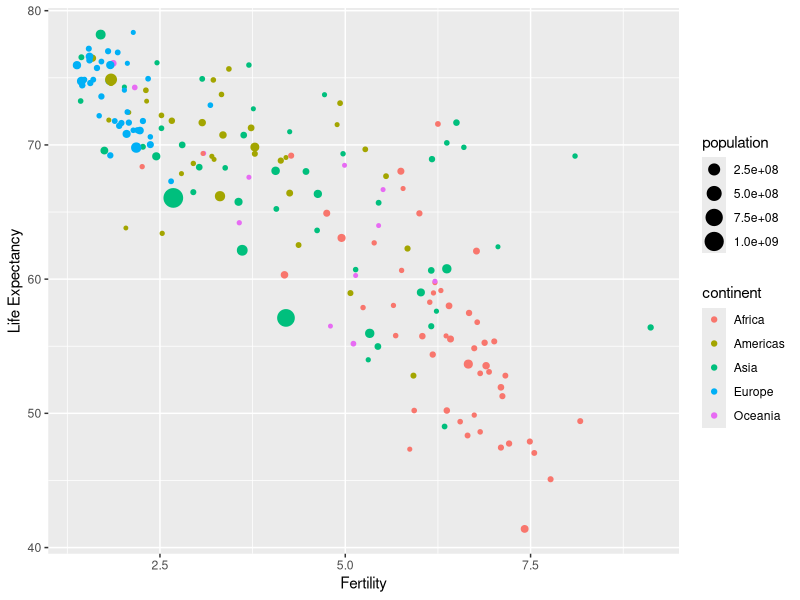
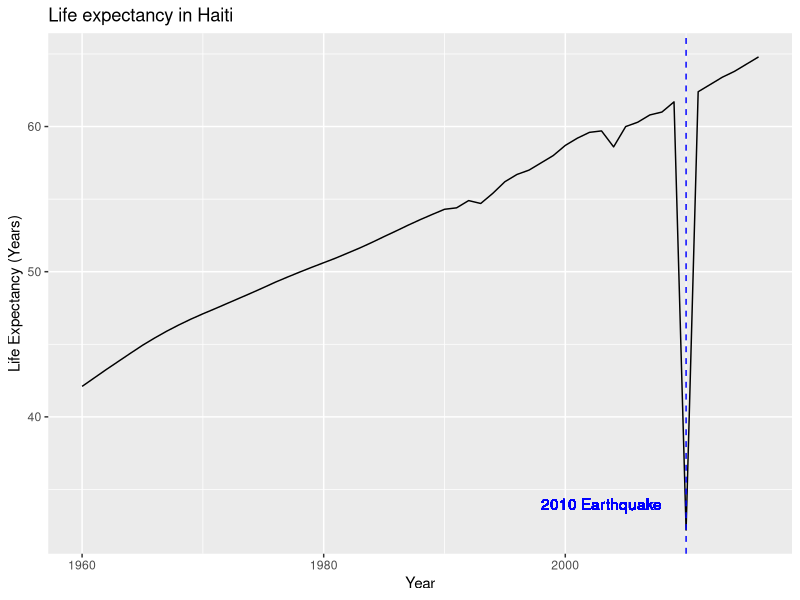
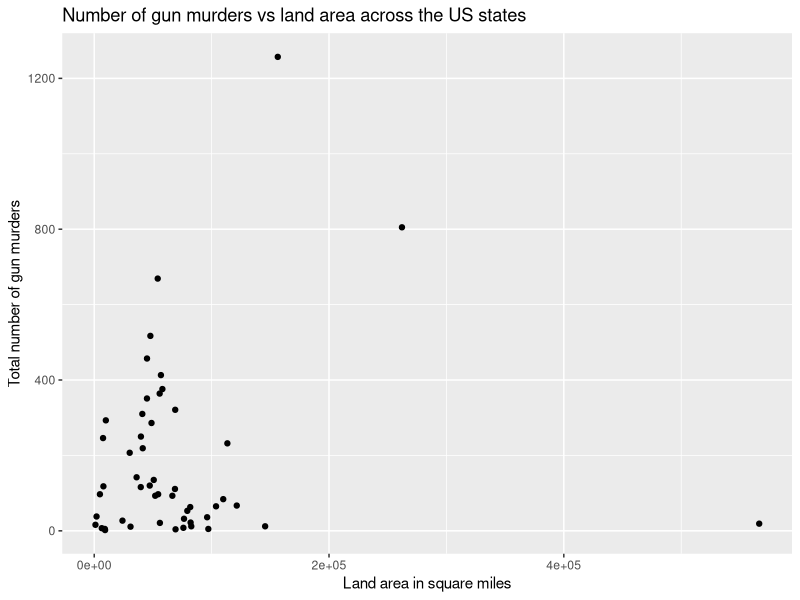
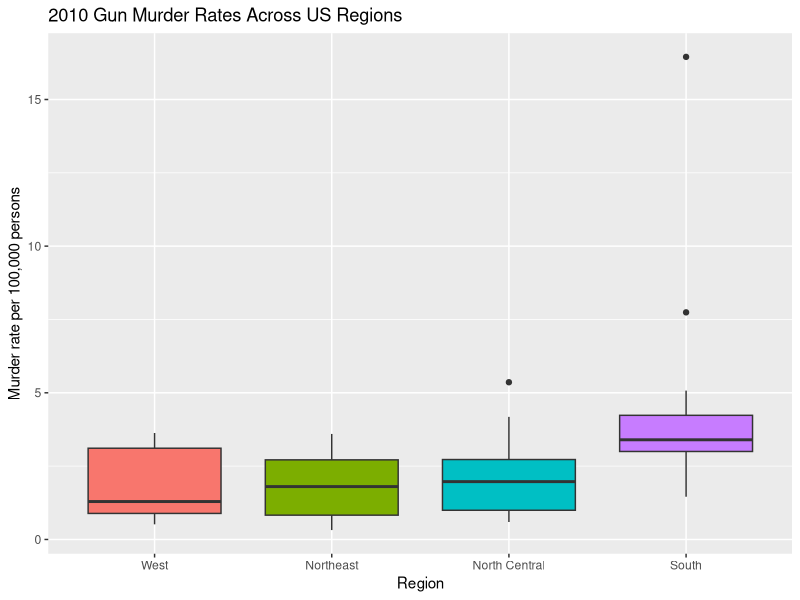

Reproduce these figures in R, in order.
## ---- chunk 1
library(dslabs)
library(dplyr)
data(gapminder)

gap_2015 <- gapminder %>%
  filter(year == 2015) %>%
  group_by(region) %>%
  summarise(avg_fertility = mean(fertility)) %>%
  arrange(desc(avg_fertility))

gap_2015
## ---- chunk 2
library(dslabs)
library(dplyr)
data(gapminder)
## ---- chunk 3
gapminder_2000 <- gapminder %>%
  filter(year == 2000) %>%
  mutate(high_life_exp = ifelse(life_expectancy > 70, 1, 0))

# Sum the number of countries with life expectancy above 70
sum(gapminder_2000$high_life_exp)

# Percentage calculation
dim(gapminder_2000) # Show the number of countries in the dataset to get denominator

100/185 # 54%

# Another way to do the calculation
sum(gapminder_2000$high_life_exp) / length(gapminder_2000$high_life_exp)
## ---- chunk 4
library(dslabs)
library(dplyr)
library(ggplot2)
data(gapminder)
## ---- chunk 5
gapminder %>% filter(year == 1986) %>%
  ggplot() +
  geom_point(aes(x = fertility, 
                 y = life_expectancy,
                 color = continent,
                 size = population)) +
  xlab("Fertility") +
  ylab("Life Expectancy")
## ---- chunk 6
library(dslabs)
library(dplyr)
data("us_contagious_diseases")

head(us_contagious_diseases)

## ---- chunk 7
data <- us_contagious_diseases %>%
  filter(disease == "Measles",
         !state %in% c("Alaska", "Hawaii")) %>%
  mutate(rate = ((count/weeks_reporting)*52) / (population/100000))

head(data)
str(data)
glimpse(data)
## ---- chunk 8
# Another way to do it

data <- us_contagious_diseases %>%
  filter(disease == "Measles",
         state != "Alaska",
         state != "Hawaii") %>%
  mutate(rate = ((count/weeks_reporting)*52) / (population/100000))

head(data)
str(data)
glimpse(data)
## ---- chunk 9
library(dslabs)
library(dplyr)
data("gapminder")

gapminder %>% filter(country == "Haiti") %>%
  ggplot(aes(year, life_expectancy)) +
  geom_line() +
  geom_vline(xintercept = 2010, lty = 2, color = "blue") +
  geom_text(aes(x = 2003, y = 34, label = "2010 Earthquake"), color = "blue") +
  xlab("Year") +
  ylab("Life Expectancy (Years)") +
  ggtitle("Life expectancy in Haiti")
## ---- chunk 10
# Load necessary libraries
library(dplyr)
library(dslabs)
library(ggplot2)
library(tidyr)

# Load the state.x77 dataset and convert to a data frame
data("state")
state_data <- as.data.frame(state.x77)

# Add the state names to the state.x77 dataset
state_data$state <- rownames(state_data)

head(state_data)

# Load the murders dataset from the dslabs package
data("murders")

# Use the left_join function to join the datasets by the state column
merged_data <- left_join(murders, state_data, by = "state")

# Plot area on x-axis and total number of murders on y-axis
merged_data %>% ggplot(aes(x = Area, y = total)) +
  geom_point() +
  labs(x = "Land area in square miles",
       y = "Total number of gun murders",
       title = "Number of gun murders vs land area across the US states")

# Bonus challenge
# Are there any NAs in the merged data set?
sum(is.na(merged_data)) # Yes, there are 8 NAs in the dataset

# Locate the row with NAs
merged_data[!complete.cases(merged_data),]

## ---- chunk 11
library(dslabs)
library(dplyr)
library(ggplot2)
data("murders")

murders %>% 
  mutate(rate = total / population * 100000,
         region = reorder(region, rate, FUN = median)) %>%
  ggplot(aes(region, rate, fill = region)) +
  geom_boxplot() +
  xlab("Region") +
  ylab("Murder rate per 100,000 persons") +
  ggtitle("2010 Gun Murder Rates Across US Regions") +
  guides(fill = "none") # removes legend since not needed here
## ---- chunk 12
library(dslabs)
library(dplyr)
library(ggplot2)
data("gapminder")

avg <- gapminder %>%
  group_by(year) %>%
  summarize(global_avg = mean(life_expectancy))
## ---- chunk 13
library(dplyr)
library(dslabs)
library(ggplot2)

data("gapminder")
